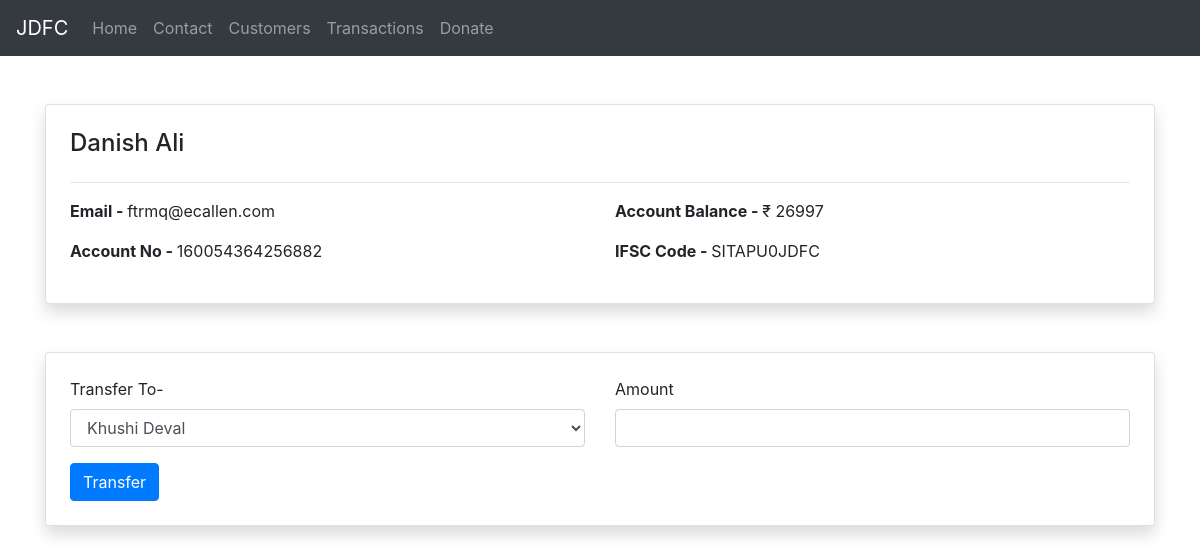
/form/160054364256882/, run on the app's committed database.
### home/models.py (models this page shows, shortened)
class Customer(models.Model):
    name = models.CharField(max_length=122)
    email = models.EmailField()
    account_no = models.CharField(max_length=122)
    ifsc_code = models.CharField(max_length=122)
    amount = models.IntegerField()

### home/views.py (the view)
# urls.py: path('form/<str:slug>/', views.form, name='form'),
def form(request, slug):
    sender = Customer.objects.get(account_no = slug)
    details = Customer.objects.exclude(account_no = slug)
    context = { "sender" : sender, "details" : details}
    return render(request, 'view.html', context)

### templates/view.html (shortened to what this page needs)
{% extends 'base.html' %}
{% block body %}
<div class="container">
    <div class="card shadow p-4 my-5 bg-body rounded">
        <h4>{{sender.name}}</h4>
        <hr>
        <div class="row">
            <div class="col-sm">
                <p><strong>Email - </strong>{{sender.email}}</p>
                <p><strong>Account No - </strong>{{sender.account_no}}</p>
            </div>
            <div class="col-sm">
                <p><strong>Account Balance - </strong>&#8377 {{sender.amount}}</p>
                <p><strong>IFSC Code - </strong>{{sender.ifsc_code}}</p>
            </div>
        </div>
    </div>
    <div class="card shadow p-4 my-5 bg-body rounded">
        <form method="POST" action="/transaction">
            <div class="row mb-3 ">
                <div class="col-md-6">
                    <label for="transfer_to" class="form-label">Transfer To- </label>
                    <select id="transfer_to" class="form-control" name="transfer_to">
                        {% for detail in details %}
                        <option>{{detail.name}}</option>
                        {% endfor %}
                    </select>
                </div>
                <div class="col-md-6">
                    <label for="amount" class="form-label">Amount</label>
                    <input type="number" class="form-control" id="amount" name="amount" required>
                </div>
            </div>
            <button type="submit" name="submit" value="{{sender.account_no}}" class="btn btn-primary">Transfer</button>
        </form>
    </div>
</div>
{% endblock %}

### data on the page
Customer: name "Danish Ali", email "ftrmq@ecallen.com", account_no "160054364256882", amount "26997", ifsc_code "SITAPU0JDFC"

### other printed values
form field transfer_to "Khushi Deval"
